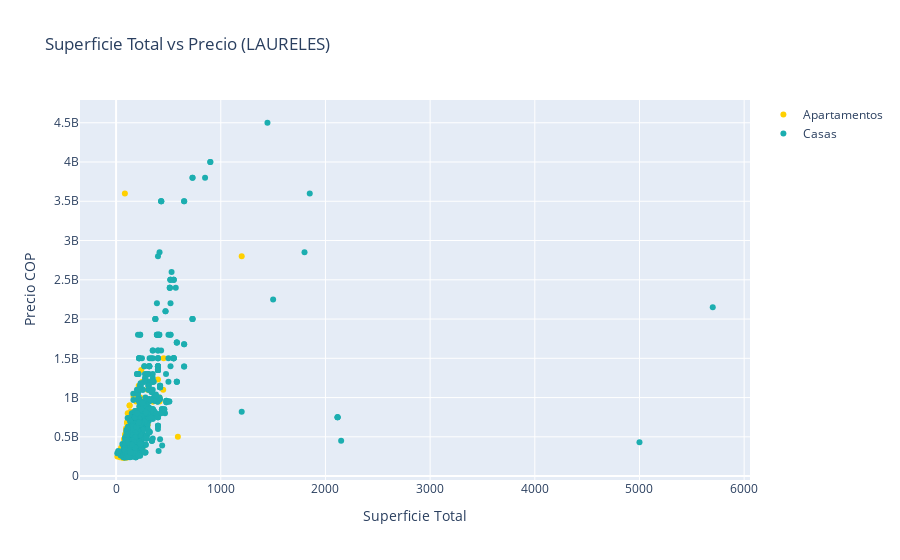

Here is the notebook cell this chart was saved with:
### Code cell
trace1 = go.Scatter(x = apto_laureles.surface_total, y = apto_laureles.price, mode = 'markers', name = 'Apartamentos',
                   marker_color = '#ffd000')
trace2 = go.Scatter(x = casa_laureles.surface_total, y = casa_laureles.price, mode = 'markers', name = 'Casas', 
                   marker_color = '#1caeb0')
layout = go.Layout(title = 'Superficie Total vs Precio (LAURELES)',
                   xaxis_title = 'Superficie Total',
                   yaxis_title = 'Precio COP')
fig = go.Figure(data = [trace1, trace2], layout =  layout)
iplot(fig)

### Figure 1 — Plotly figure (JSON) as saved in the notebook; plotly's stock layout.template omitted (floating-point values rounded to 4 significant figures; data arrays with more than 128 entries replaced by an {"elided": "..."} marker saying what was removed)
{"data": [{"marker": {"color": "#ffd000"}, "mode": "markers", "name": "Apartamentos", "type": "scatter", "x": {"elided": "1325 int values"}, "y": {"elided": "1325 float values"}}, {"marker": {"color": "#1caeb0"}, "mode": "markers", "name": "Casas", "type": "scatter", "x": {"elided": "1024 int values"}, "y": {"elided": "1024 float values"}}], "layout": {"title": {"text": "Superficie Total vs Precio (LAURELES)"}, "xaxis": {"title": {"text": "Superficie Total"}}, "yaxis": {"title": {"text": "Precio COP"}}}}
